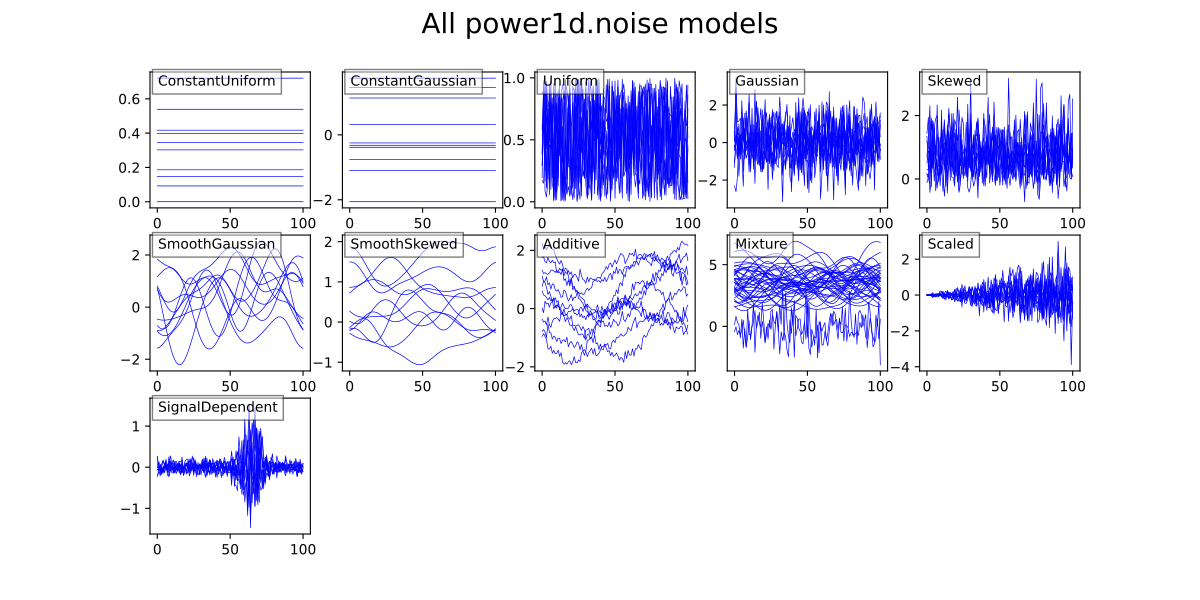

Write Python code to recreate this figure.

import numpy as np
from matplotlib import pyplot
import power1d





#(0) Construct primitives:
np.random.seed(1)
J,Q       = 10,101





noise     = []
### basic types:
noise.append(   power1d.noise.ConstantUniform( J, Q, x0=0, x1=1 )   )
noise.append(   power1d.noise.ConstantGaussian( J, Q, mu=0, sigma=1 )   )
noise.append(   power1d.noise.Uniform( J, Q, x0=0, x1=1 )   )
noise.append(   power1d.noise.Gaussian( J, Q, mu=0, sigma=1 )   )
noise.append(   power1d.noise.Skewed( J, Q, mu=0, sigma=1, alpha=3 )   )
noise.append(   power1d.noise.SmoothGaussian( J, Q, mu=0, sigma=1, fwhm=20, pad=False )   )
noise.append(   power1d.noise.SmoothSkewed( J, Q, mu=0, sigma=1, alpha=3, fwhm=20, pad=False )   )
### compound type (Additive):
noise0    = power1d.noise.Gaussian( J, Q, mu=0, sigma=0.1 )
noise1    = power1d.noise.SmoothGaussian( J, Q, mu=0, sigma=1, fwhm=40, pad=False )
noise.append(   power1d.noise.Additive( noise0, noise1 )    )
### compound type (Mixture):
noise0    = power1d.noise.Gaussian( 2, Q, mu=0, sigma=1 )
noise1    = power1d.noise.SmoothGaussian( 40, Q, mu=3.5, sigma=1, fwhm=20, pad=False )
noise.append(   power1d.noise.Mixture( noise0, noise1 )    )
### compound type (Scaled):
noise0    = power1d.noise.Gaussian( J, Q, mu=0, sigma=1 )
scale     = np.linspace(0, 1, Q)
noise.append(   power1d.noise.Scaled( noise0, scale )   )
### compound type (SignalDependent):
noise0    = power1d.noise.Gaussian(J=J, Q=101, sigma=0.1)
signal    = power1d.geom.GaussianPulse(Q=101, q=65, amp=2.5, fwhm=20)
fn        = lambda nvalue,svalue: nvalue + nvalue*svalue**2
noise.append(   power1d.noise.SignalDependent(noise0, signal, fn=fn)   )






#(1) Plot:
pyplot.close('all')
pyplot.figure(figsize=(12,6))
for i,x in enumerate(noise):
	ax = pyplot.subplot(3, 5, i+1)
	x.plot(ax, color='b', lw=0.5)
	ax.text(0.05, 0.9, '%s' %x.__class__.__name__, transform=ax.transAxes, bbox=dict(facecolor='w', alpha=0.5))
pyplot.suptitle('All power1d.noise models', size=20)
# pyplot.show()
